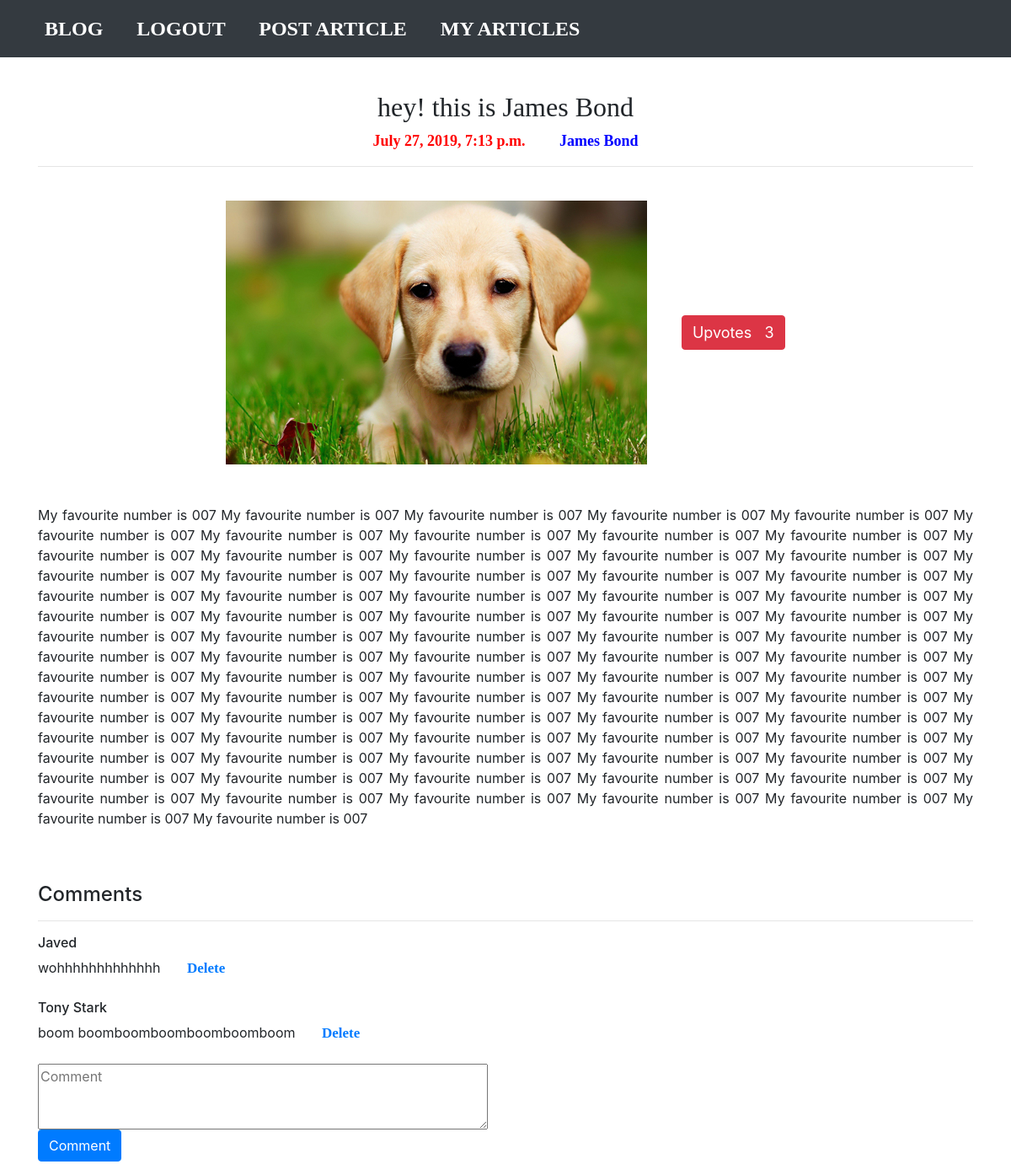
Screenshot of /detail/4/ (signed in) with the database file from the repository.
### Blog/models.py (models this page shows, shortened)
class BlogApp(models.Model):
	title = models.CharField(max_length = 200)
	pub_date = models.DateTimeField()
	image = models.ImageField(upload_to = 'images/', default = '/images/x.jpg', blank=True, null=True)
	body = models.TextField()
	user = models.ForeignKey(User, on_delete = models.CASCADE)
	upvote = models.IntegerField(default = 0)
	user_upvoted = models.TextField(default = "")

class Comment(models.Model):
	name = models.CharField(max_length = 40)
	comment = models.TextField()
	blog = models.ForeignKey(BlogApp, on_delete = models.CASCADE)
	flag = models.IntegerField(default = 0)

### Blog/views.py (the view)
# urls.py: path('detail/<int:blog_id>/', views.detail, name = 'detail'),
def detail(request, blog_id):
	global rs
	rs = blog_id
	info = BlogApp.objects.all()
	data = BlogApp.objects.get(pk = blog_id)
	ds = data.user
	cmnt = info[blog_id - 1].comment_set.all()
	us = request.user.username
	px = ""
	cx = 0
	if(len(us) == 0):
		px = ""
		return redirect('signup')
	else:
		px = "Autor: "+us
		cx = 1
		context = {'blog':data, 'cmnt':cmnt, 'user':px, 'cx':cx, 'us':us, 'ds':ds}
		return render(request, 'Blog/detail.html', context)

### Blog/templates/Blog/detail.html (shortened to what this page needs)
{% extends 'base2.html' %}
{% block content %}
	<br>
	<h2 class="text-center pt-3" style="font-family: cambria; text-align: justify; text-align-last: center;">{{ blog.title }}</h2>
		<p class="text-center" style=" color: red; font-weight: bold; font-family: calibri; font-size: 18px">{{ blog.pub_date }} &nbsp;&nbsp;&nbsp;&nbsp;&nbsp;&nbsp;&nbsp;&nbsp;<span style=" color: Blue; font-weight: bold; font-family: calibri; font-size: 18px">{{ ds }}</span></p>
		<hr>
		<br>
		<center><img class="img-fluid" src="{{ blog.image.url }}" height="500" width="500">&nbsp;&nbsp;&nbsp;&nbsp;&nbsp;&nbsp;&nbsp;&nbsp;&nbsp;<button class="btn btn-danger"><a href="{% url 'upvote' blog.id %}" style="font-size: 18px; text-decoration: none; color: white"> Upvotes &nbsp; {{ blog.upvote }}</a></button></center>
		<br>
		<br>
		<p class="card-text" style="text-align: justify; text-align-last: left;">{{ blog.body }}</p>
		<br>
	<br>
	<h4>Comments</h4>
	<hr>
	{% for data in cmnt %}
		<div>
			<h6>{{ data.name }}</h6>
			{{ data.comment }} &nbsp;&nbsp;&nbsp;&nbsp;&nbsp; <a href="{% url 'delete' data.id %}" style="text-decoration: none; font-weight: bold; font-family: calibri; font-size: 17px;">Delete</a>
		</div>
		<br>
	{% endfor %}
	<form action="{% url 'comment' %}" method="POST">
		<textarea rows="3" cols="50" placeholder="Comment" name="comment"></textarea>
		<br>
		<button type="submit" class="btn btn-primary">Comment</button>
	</form>
{% endblock %}

### rows the page displays
BlogApp: title "hey! this is James Bond", pub_date "July 27, 2019, 7:13 p.m.", image (picture), upvote "3", body "My favourite number is 007 My favourite number is 007 My favourite number is 007 My favourite number is 007 My favourite number is 007 My favourite number is 007 My favourite number is 007 My favourite number is 007 My favourite number is 007 My favourite number is 007 My favourite number is 007 My favourite number is 007 My favourite number is 007 My favourite number is 007 My favourite number is 007 My favourite number is 007 My favourite number is 007 My favourite number is 007 My favourite number is 007 My favourite number is 007 My favourite number is 007 My favourite number is 007 My favourite number is 007 My favourite number is 007 My favourite number is 007 My favourite number is…"
Comment: name "Javed", comment "wohhhhhhhhhhhhh"
Comment: name "Tony Stark", comment "boom boomboomboomboomboomboom"

### other values shown
{{ ds }} "James Bond"
